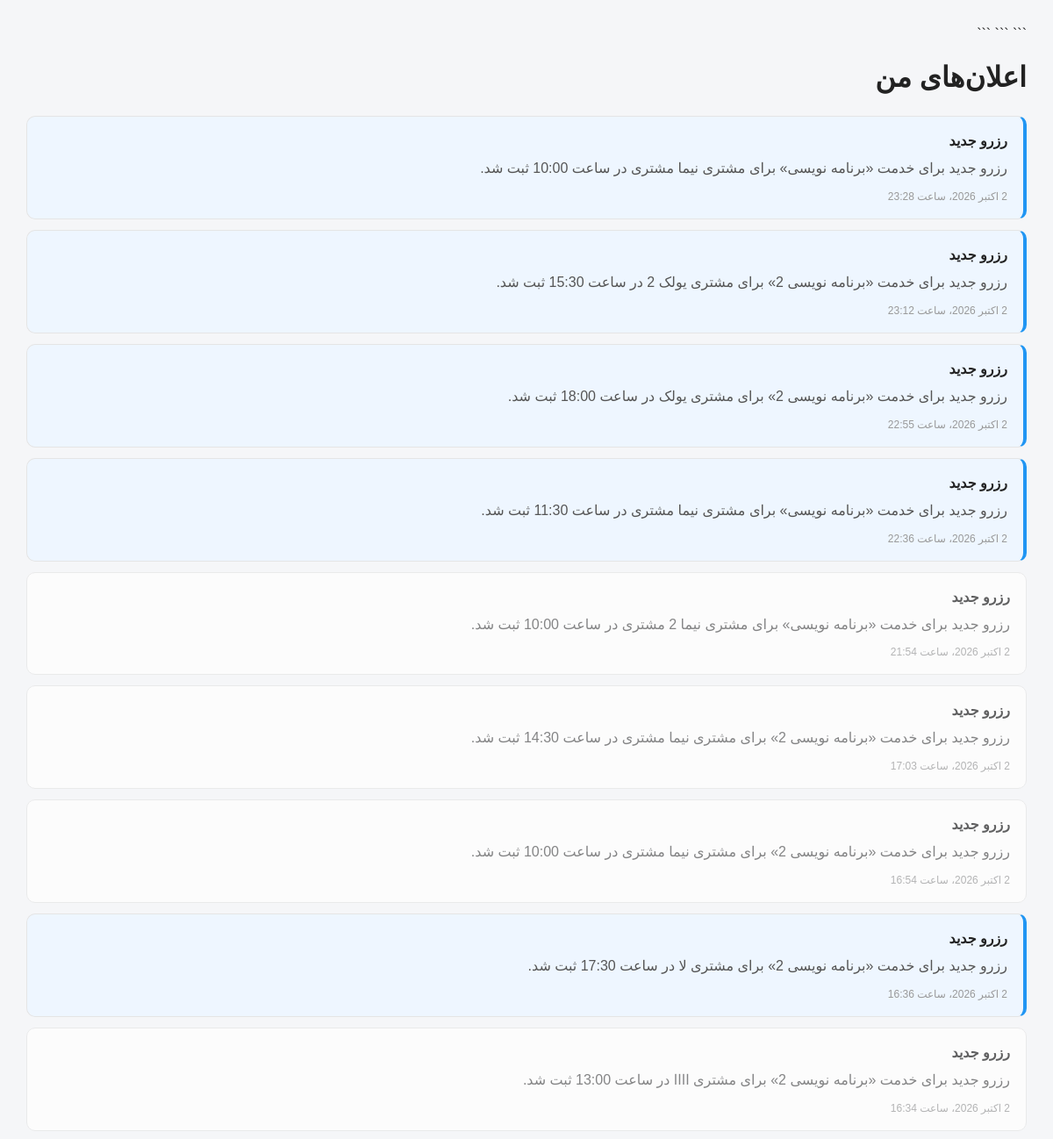
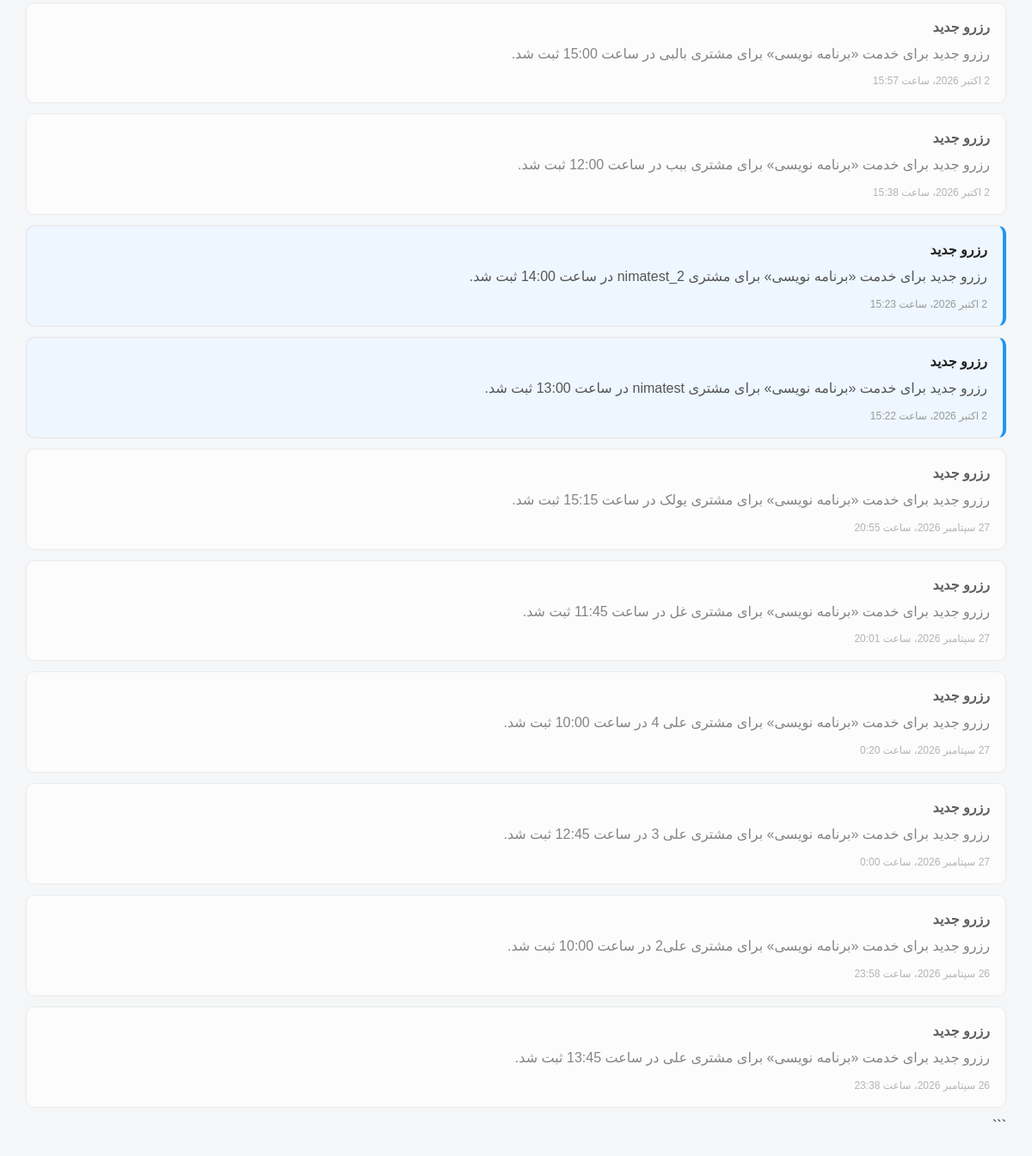
Screenshot of /owner/notifications/ (signed in) with the database file from the repository (2 pictures, top to bottom).
### booking/models.py (models this page shows, shortened)
class Notification(models.Model):
    owner = models.ForeignKey(
        "accounts.User",
        on_delete=models.CASCADE,
        related_name="notifications",
        verbose_name="صاحب کسب‌وکار"
    )
    booking = models.ForeignKey(
        Booking,
        on_delete=models.CASCADE,
        related_name="notifications",
        verbose_name="رزرو"
    )
    title = models.CharField(
        max_length=200,
        verbose_name="عنوان"
    )
    message = models.TextField(
        verbose_name="پیام"
    )
    is_read = models.BooleanField(
        default=False,
        verbose_name="خوانده شده"
    )
    created_at = models.DateTimeField(
        auto_now_add=True,
        verbose_name="تاریخ ایجاد"
    )
    class Meta:
        verbose_name = "اعلان"
        verbose_name_plural = "اعلان‌ها"
        ordering = ["-created_at"]

### booking/views.py (the view)
def owner_notifications(request):
    notifications = Notification.objects.filter(
        owner=request.user
    ).select_related(
        "booking",
        "booking__service",
    )
    return render(
        request,
        "booking/owner_notifications.html",
        {
            "notifications": notifications,
        }
    )

### booking/templates/booking/owner_notifications.html (shortened to what this page needs)
<!DOCTYPE html>
<html lang="fa" dir="rtl">
<head>
```
</head>
<body>
```
<h1>
    اعلان‌های من
</h1>
{% if notifications %}
    {% for notification in notifications %}
        <div
            class="notification-item {% if not notification.is_read %}unread{% else %}read{% endif %}"
            data-notification-id="{{ notification.id }}"
            onclick="markNotificationAsRead(this)"
        >
            <h3 class="notification-title">
                {{ notification.title }}
            </h3>
            <p class="notification-message">
                {{ notification.message }}
            </p>
            <div class="notification-date">
                {{ notification.created_at }}
            </div>
        </div>
    {% endfor %}
{% else %}
    <div class="empty">
        اعلانی وجود ندارد.
    </div>
{% endif %}
```
</body>
</html>

### booking/templates/booking/owner_notifications.html (style rules this page uses)
body { margin: 0; padding: 30px; font-family: Tahoma, Arial, sans-serif; background: #f5f6f8; color: #222; }
h1 { margin-bottom: 25px; }
.notification-item { background: #ffffff; padding: 18px; margin-bottom: 12px; border-radius: 10px; border: 1px solid #e5e5e5; cursor: pointer; transition: 0.2s; }
.notification-item.unread { background: #eef6ff; border-right: 4px solid #2196f3; }
.notification-item.read { opacity: 0.7; }
.notification-title { margin: 0 0 8px; font-size: 16px; font-weight: bold; }
.notification-message { margin: 0 0 10px; line-height: 1.8; color: #555; }
.notification-date { font-size: 12px; color: #999; }

### rows the page displays
Notification: title "رزرو جدید", message "رزرو جدید برای خدمت «برنامه نویسی» برای مشتری نیما مشتری در ساعت 10:00 ثبت شد.", created_at "2 اکتبر 2026، ساعت 23:28"
Notification: title "رزرو جدید", message "رزرو جدید برای خدمت «برنامه نویسی 2» برای مشتری یولک 2 در ساعت 15:30 ثبت شد.", created_at "2 اکتبر 2026، ساعت 23:12"
Notification: title "رزرو جدید", message "رزرو جدید برای خدمت «برنامه نویسی 2» برای مشتری یولک در ساعت 18:00 ثبت شد.", created_at "2 اکتبر 2026، ساعت 22:55"
Notification: title "رزرو جدید", message "رزرو جدید برای خدمت «برنامه نویسی» برای مشتری نیما مشتری در ساعت 11:30 ثبت شد.", created_at "2 اکتبر 2026، ساعت 22:36"
Notification: title "رزرو جدید", message "رزرو جدید برای خدمت «برنامه نویسی» برای مشتری نیما 2 مشتری در ساعت 10:00 ثبت شد.", created_at "2 اکتبر 2026، ساعت 21:54"
Notification: title "رزرو جدید", message "رزرو جدید برای خدمت «برنامه نویسی 2» برای مشتری نیما مشتری در ساعت 14:30 ثبت شد.", created_at "2 اکتبر 2026، ساعت 17:03"
Notification: title "رزرو جدید", message "رزرو جدید برای خدمت «برنامه نویسی 2» برای مشتری نیما مشتری در ساعت 10:00 ثبت شد.", created_at "2 اکتبر 2026، ساعت 16:54"
Notification: title "رزرو جدید", message "رزرو جدید برای خدمت «برنامه نویسی 2» برای مشتری لا در ساعت 17:30 ثبت شد.", created_at "2 اکتبر 2026، ساعت 16:36"
Notification: title "رزرو جدید", message "رزرو جدید برای خدمت «برنامه نویسی 2» برای مشتری اااا در ساعت 13:00 ثبت شد.", created_at "2 اکتبر 2026، ساعت 16:34"
Notification: title "رزرو جدید", message "رزرو جدید برای خدمت «برنامه نویسی» برای مشتری بالبی در ساعت 15:00 ثبت شد.", created_at "2 اکتبر 2026، ساعت 15:57"
Notification: title "رزرو جدید", message "رزرو جدید برای خدمت «برنامه نویسی» برای مشتری ببب در ساعت 12:00 ثبت شد.", created_at "2 اکتبر 2026، ساعت 15:38"
Notification: title "رزرو جدید", message "رزرو جدید برای خدمت «برنامه نویسی» برای مشتری nimatest_2 در ساعت 14:00 ثبت شد.", created_at "2 اکتبر 2026، ساعت 15:23"
Notification: title "رزرو جدید", message "رزرو جدید برای خدمت «برنامه نویسی» برای مشتری nimatest در ساعت 13:00 ثبت شد.", created_at "2 اکتبر 2026، ساعت 15:22"
Notification: title "رزرو جدید", message "رزرو جدید برای خدمت «برنامه نویسی» برای مشتری یولک در ساعت 15:15 ثبت شد.", created_at "27 سپتامبر 2026، ساعت 20:55"
Notification: title "رزرو جدید", message "رزرو جدید برای خدمت «برنامه نویسی» برای مشتری غل در ساعت 11:45 ثبت شد.", created_at "27 سپتامبر 2026، ساعت 20:01"
Notification: title "رزرو جدید", message "رزرو جدید برای خدمت «برنامه نویسی» برای مشتری علی 4 در ساعت 10:00 ثبت شد.", created_at "27 سپتامبر 2026، ساعت 0:20"
Notification: title "رزرو جدید", message "رزرو جدید برای خدمت «برنامه نویسی» برای مشتری علی 3 در ساعت 12:45 ثبت شد.", created_at "27 سپتامبر 2026، ساعت 0:00"
Notification: title "رزرو جدید", message "رزرو جدید برای خدمت «برنامه نویسی» برای مشتری علی2 در ساعت 10:00 ثبت شد.", created_at "26 سپتامبر 2026، ساعت 23:58"
Notification: title "رزرو جدید", message "رزرو جدید برای خدمت «برنامه نویسی» برای مشتری علی در ساعت 13:45 ثبت شد.", created_at "26 سپتامبر 2026، ساعت 23:38"
